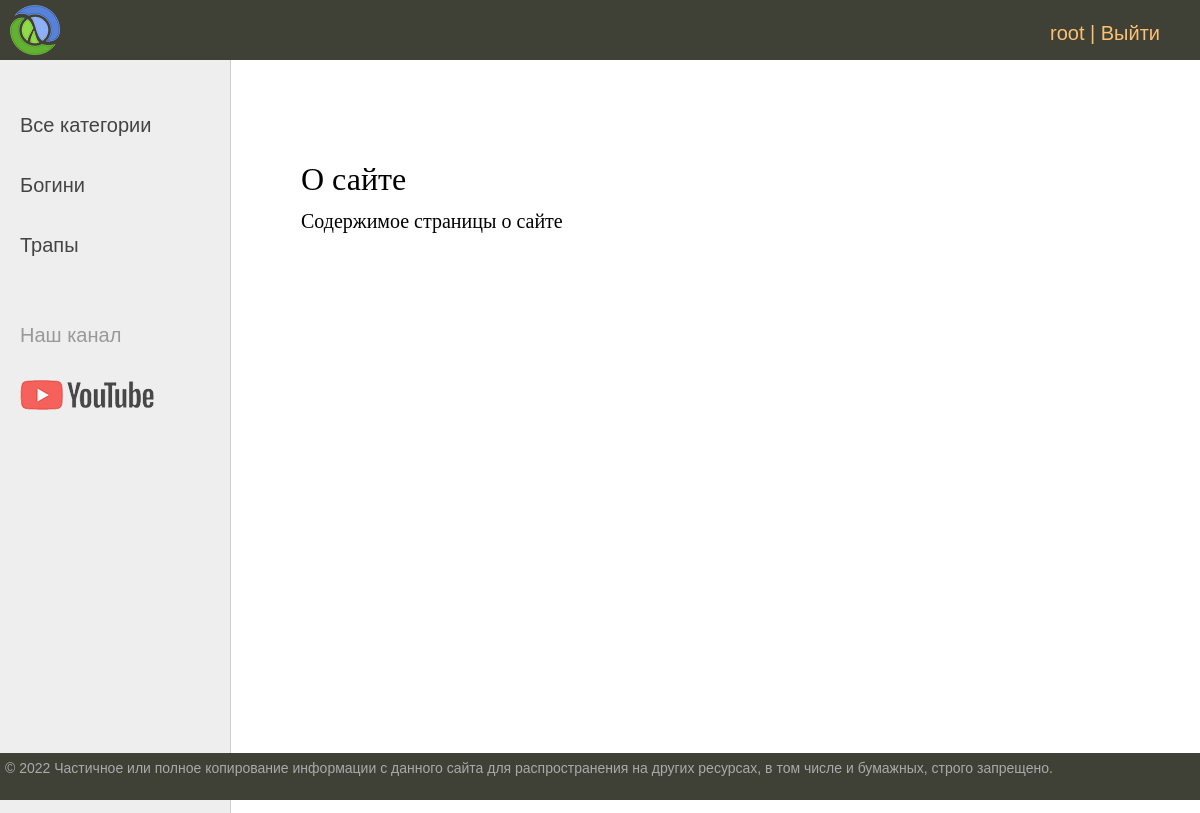
The page /about/ (signed in) on the database its author committed.
### users/models.py (models this page shows, shortened)
class CustomUser(AbstractUser):
    GENDERS = (
        ('m', 'Мужчина'),
        ('f', 'Женщина'),
    )
    slug = models.SlugField(max_length=255, unique=True, db_index=True, verbose_name='profile URL')
    fio = models.CharField('ФИО', max_length=255, default='')
    gender = models.CharField('Пол', max_length=1, choices=GENDERS, default='')
    birth_date = models.DateField('Дата рождения', default='2004-09-12')
    ava = models.ImageField(upload_to="avas/%Y/%m/%d/", verbose_name='Аватар')

### women/models.py (models this page shows, shortened)
class Category(models.Model):
    name = models.CharField(max_length=100, db_index=True, verbose_name='Название категории')
    slug = models.SlugField(max_length=255, unique=True, db_index=True, verbose_name='URL')
    def get_absolute_url(self):
        return reverse('category', kwargs={'cat_slug': self.slug})
    class Meta:
        verbose_name = 'Категория'
        verbose_name_plural = 'Категории'
        ordering = ['name']

### women/views.py (the view)
# urls.py: path('about/', about, name='about'),
def about(request):
    return render(request, 'women/about.html', {'title': 'О сайте'})

### women/templatetags/women_tags.py (called while the page is built)
@register.inclusion_tag('usertags/list_categories.html')
def show_categories(sort=None, cat_selected=None):
    if not sort:
        cats = Category.objects.all()
    else:
        cats = Category.objects.order_by(sort)
    return {"cats": cats, "cat_selected": cat_selected}

### women/templates/women/about.html
{% extends 'women/base.html' %}
{% block content %}
    <h1>{{title}}</h1>
    <p>Содержимое страницы о сайте</p>
{% endblock %}

### women/templates/women/base.html (shortened to what this page needs)
{% load static %}
{% load women_tags %}
{% load cache %}
<!DOCTYPE html>
<html>
<head>
    {% block styles %}
        <link href="https://cdn.jsdelivr.net/npm/bootstrap@5.0.2/dist/css/bootstrap.min.css" rel="stylesheet">
        <link type="text/css" href="{% static 'women/css/styles.css' %}" rel="stylesheet" />
    {% endblock %}
</head>
<body>
    <table class="table-page" border=0 cellpadding="0" cellspacing="0">
        <tr>
            <td valign=top>
                {% block mainmenu %}
                    <div class="header">
                        <ul id="mainmenu" class="mainmenu">
                            <li class="logo"><a href="{% url 'home' %}">{{ m.title }}</a></li>
                            {% if user.is_authenticated %}
                                <li class="last">{{ user.username }} | <a href="{% url 'logout' %}">Выйти</a></li>
                            {% else %}
                                <li class="last"><a href="{% url 'register' %}">Регистрация</a> | <a href="#" data-bs-toggle="modal" data-bs-target="#loginajax">Авторизация</a></li>
                                {% include 'includes/modal.html' %}
                            {% endif %}
                        </ul>
                    </div>
                {% endblock %}
                <table class="table-content" border=0 cellpadding="0" cellspacing="0">
                    <tr>
                        <td valign="top" class="left-chapters">
                            <ul id="leftchapters">
                                {% if cat_selected == 0 %}
                                    <li class="selected">Все категории</li>
                                {% else %}
                                    <li><a href="{% url 'home' %}">Все категории</a></li>
                                {% endif %}
                                {% show_categories 'name' cat_selected %}
                                <li class="share">
                                    <p>Наш канал</p>
                                    <a class="share-yt" href="https://www.youtube.com/channel/UCqBD5GbLP7-nYISbnaAzm3A" target="_blank" rel="nofollow"></a>
                                </li>
                            </ul>
                        </td>
                        <td valign="top" class="content">
                            <div class="content-text">
                                {% block content %}{% endblock %}
                            </div>
                        </td>
                    </tr>
                </table>
            </td>
        </tr>
        <tr>
            <td valign=top>
                <div id="footer">
                    <p>&copy; 2022 Частичное или полное копирование информации с данного сайта для распространения на других ресурсах, в том числе и бумажных, строго запрещено.</p>
                </div>
            </td>
        </tr>
    </table>
</body>
</html>

### women/templates/usertags/list_categories.html
{% for post in cats %}
    {% if post.slug == cat_selected %}
        <li class="selected">{{post.name}}</li>
    {% else %}
        <li><a href="{{post.get_absolute_url}}">{{post.name}}</a> </li>
    {% endif %}
{% endfor %}

### women/static/women/css/styles.css (style rules this page uses)
html, body { font-family: 'Arial'; margin: 0; padding: 0; height: 100%; width: 100%; color: #444; }
a { color: #0059b2; text-decoration: none; }
.table-page { width: 100%; height: 100%; vertical-align: top; }
.table-page tr { height: 100%; }
.header { background: #3F4137; height: 60px; }
.logo { background: url('../img/logo.png') no-repeat 10px 5px; width: 70px; height: 60px; }
ul.mainmenu { list-style: none; margin: 0; padding: 0; height: 60px; color: #fdc073; font-size: 20px; overflow: hidden; }
ul.mainmenu li { float: left; margin: 18px 40px 0 30px; }
ul.mainmenu li.logo { margin: 0; }
ul.mainmenu li.last { float: right; }
ul.mainmenu li a { color: #fdc073; text-decoration: none; }
.table-content { width: 100%; min-height: 100%; height: 100%; }
.left-chapters { margin: 0; background: #eee; border-right: 1px solid #ccc; min-height: 100%; }
.left-chapters ul { width: 230px; min-height: 100%; margin: 0; padding: 20px 10px 10px 20px; list-style: none; font-size: 20px; }
.left-chapters ul li { margin: 30px 0 0 0; color: #999; }
.left-chapters ul li a { color: #444; text-decoration: none; }
.left-chapters ul li.share { margin: 60px 0 0 0; }
.left-chapters ul li.share p { margin: 30px 0 30px 0; }
.left-chapters ul li.share a { display: inline-block; width: 40px; height: 40px; margin: 0 20px 0 0; }
.left-chapters ul li.share a.share-yt { width: 100%; height: 30px; background: url('../img/share_yt.png') no-repeat 0 0 }
.content { padding: 40px 20px 20px 40px; width: 100%; box-sizing: border-box; }
.content-text { margin: 60px 0 0 30px; color: #000; font-size: 20px; font-family: Yandex Sans Display Light; }
.content-text h1 { font-size: 32px; }
#footer { box-sizing: border-box; background: #3F4137; padding: 5px; color: #aaa; font-size: 14px; font-family: Verdana, Geneva, Arial, Helvetica; text-align: left; overflow: hidden; }

### rows shown on the page
CustomUser: username "root"
Category: name "Богини"
Category: name "Трапы"

### other values the page prints
{{ title }} "О сайте"
